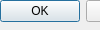
<?xml version="1.0" encoding="UTF-8"?>
<ui version="4.0">
 <class>Invalid Class Name</class>
 <widget class="QDialog" name="Dialog">
  <widget class="QDialogButtonBox" name="buttonBox">
   <property name="standardButtons">
    <set>QDialogButtonBox::StandardButton::Cancel|QDialogButtonBox::StandardButton::Ok</set>
   </property>
  </widget>
 </widget>
</ui>
